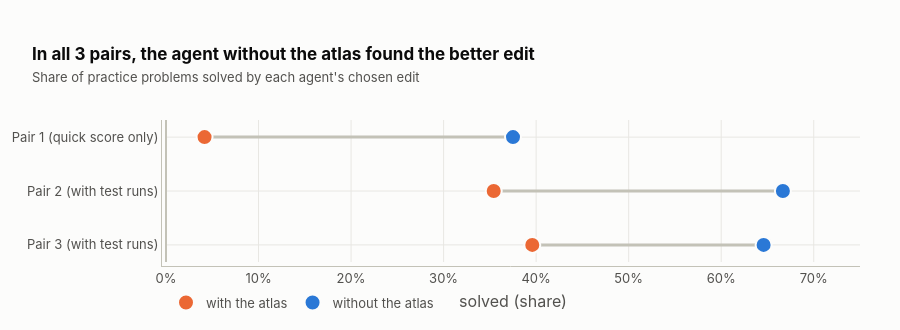

This figure's notebook cell:
### Markdown cell above
## 7. Surprise: more information made the agents worse

Some agents also got an **atlas**: a detailed scan of the model's internal activity while looping, which looks like
exactly what you would want for diagnosing the problem. We ran pairs of agents with identical instructions, one with
the atlas and one without.

### Code cell
PAIRS = [("Pair 1 (quick score only)", "m2a_a0", "m2a_r1"), ("Pair 2 (with test runs)", A1, "m2a_r2"), ("Pair 3 (with test runs)", "m2a_a2", "m2a_r3")]
fig = go.Figure()
for name, no, yes in PAIRS:
    (kn, n), (ky, _) = acc("dev48", no), acc("dev48", yes)
    fig.add_scatter(x=[ky / n, kn / n], y=[name, name], mode="lines", line=dict(color=LIGHTGRAY, width=3), showlegend=False, hoverinfo="skip")
for i, (lab, idx, col) in enumerate([("with the atlas", 2, ORANGE), ("without the atlas", 1, BLUE)]):
    xs, cd = [], []
    for name, no, yes in PAIRS:
        arm = (name, no, yes)[idx]; k, n = acc("dev48", arm); xs.append(k / n); cd.append([k, n, lab])
    fig.add_scatter(x=xs, y=[p[0] for p in PAIRS], mode="markers", name=lab, marker=dict(size=16, color=col, line=dict(color=SURFACE, width=2)),
                    customdata=cd, hovertemplate="<b>%{y}, agent %{customdata[2]}</b><br>its edit solved %{customdata[0]} of %{customdata[1]} practice problems (%{x:.0%})<extra></extra>")
style(fig, 330, "In all 3 pairs, the agent without the atlas found the better edit",
      "Share of practice problems solved by each agent's chosen edit")
fig.update_xaxes(title="solved (share)", tickformat=".0%", range=[0, 0.75])
fig.update_yaxes(autorange="reversed")
show(fig)

### Figure 1 — Plotly figure (JSON) as saved in the notebook; plotly's stock layout.template omitted (floating-point values rounded to 4 significant figures)
{"data": [{"hoverinfo": "skip", "line": {"color": "#c3c2b7", "width": 3}, "mode": "lines", "showlegend": false, "type": "scatter", "x": [0.04167, 0.375], "y": ["Pair 1 (quick score only)", "Pair 1 (quick score only)"]}, {"hoverinfo": "skip", "line": {"color": "#c3c2b7", "width": 3}, "mode": "lines", "showlegend": false, "type": "scatter", "x": [0.3542, 0.6667], "y": ["Pair 2 (with test runs)", "Pair 2 (with test runs)"]}, {"hoverinfo": "skip", "line": {"color": "#c3c2b7", "width": 3}, "mode": "lines", "showlegend": false, "type": "scatter", "x": [0.3958, 0.6458], "y": ["Pair 3 (with test runs)", "Pair 3 (with test runs)"]}, {"customdata": [[2, 48, "with the atlas"], [17, 48, "with the atlas"], [19, 48, "with the atlas"]], "hovertemplate": "<b>%{y}, agent %{customdata[2]}</b><br>its edit solved %{customdata[0]} of %{customdata[1]} practice problems (%{x:.0%})<extra></extra>", "marker": {"color": "#eb6834", "line": {"color": "#fcfcfb", "width": 2}, "size": 16}, "mode": "markers", "name": "with the atlas", "type": "scatter", "x": [0.04167, 0.3542, 0.3958], "y": ["Pair 1 (quick score only)", "Pair 2 (with test runs)", "Pair 3 (with test runs)"]}, {"customdata": [[18, 48, "without the atlas"], [32, 48, "without the atlas"], [31, 48, "without the atlas"]], "hovertemplate": "<b>%{y}, agent %{customdata[2]}</b><br>its edit solved %{customdata[0]} of %{customdata[1]} practice problems (%{x:.0%})<extra></extra>", "marker": {"color": "#2a78d6", "line": {"color": "#fcfcfb", "width": 2}, "size": 16}, "mode": "markers", "name": "without the atlas", "type": "scatter", "x": [0.375, 0.6667, 0.6458], "y": ["Pair 1 (quick score only)", "Pair 2 (with test runs)", "Pair 3 (with test runs)"]}], "layout": {"bargap": 0.25, "font": {"color": "#52514e", "family": "Inter, Helvetica, Arial, sans-serif", "size": 13}, "height": 330, "hoverlabel": {"align": "left", "bgcolor": "white", "bordercolor": "#c3c2b7", "font": {"color": "#0b0b0b", "size": 13}}, "legend": {"font": {"color": "#52514e"}, "orientation": "h", "x": 0, "xref": "paper", "y": -0.18}, "margin": {"b": 48, "l": 40, "pad": 4, "r": 40, "t": 120}, "paper_bgcolor": "#fcfcfb", "plot_bgcolor": "#fcfcfb", "title": {"font": {"color": "#0b0b0b", "size": 17}, "pad": {"l": 32, "t": 8}, "text": "<b>In all 3 pairs, the agent without the atlas found the better edit</b><br><span style='font-size:13px;color:#52514e'>Share of practice problems solved by each agent's chosen edit</span>", "x": 0, "xanchor": "left", "xref": "container"}, "xaxis": {"gridcolor": "#e8e7e3", "linecolor": "#c3c2b7", "range": [0, 0.75], "tickfont": {"color": "#52514e"}, "tickformat": ".0%", "title": {"text": "solved (share)"}, "zerolinecolor": "#c3c2b7"}, "yaxis": {"autorange": "reversed", "gridcolor": "#e8e7e3", "linecolor": "#c3c2b7", "tickfont": {"color": "#52514e"}, "zerolinecolor": "#c3c2b7"}}}
